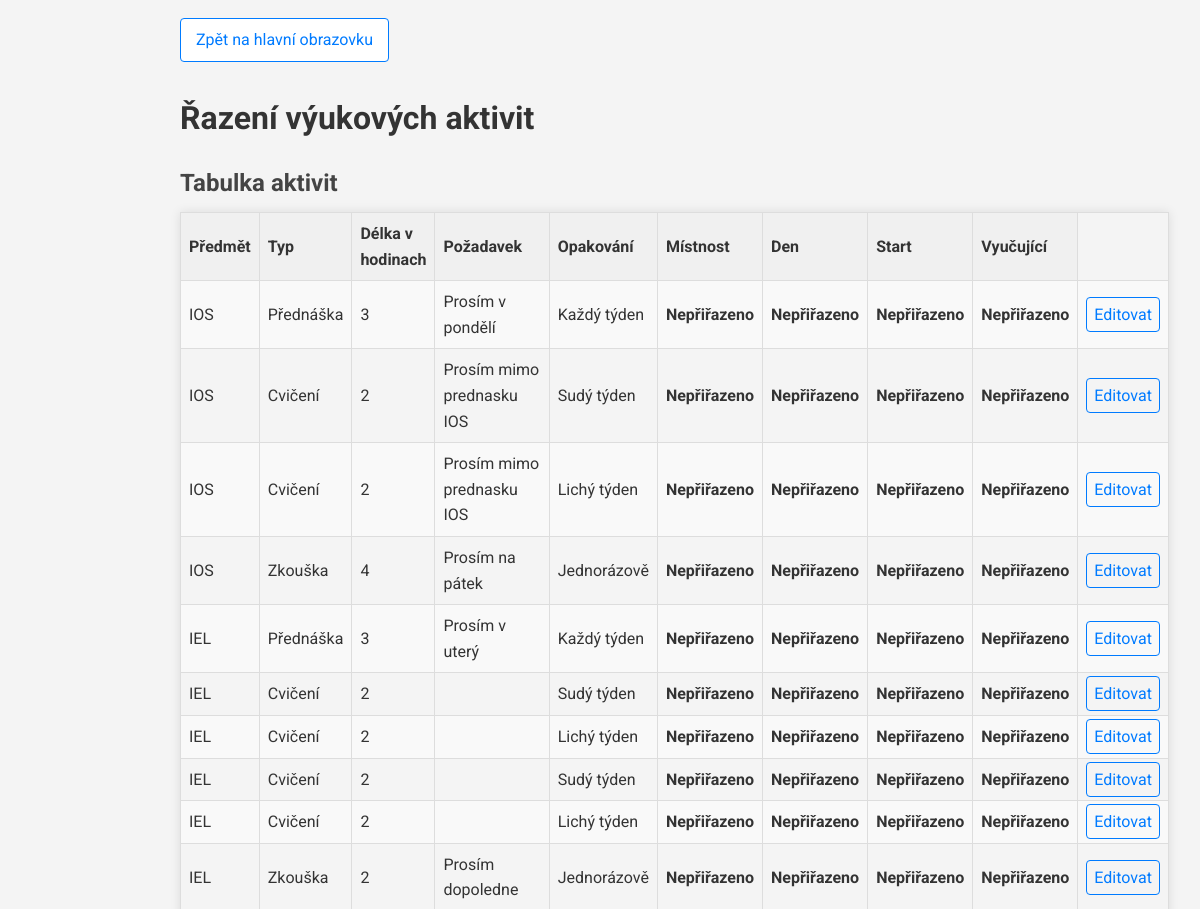
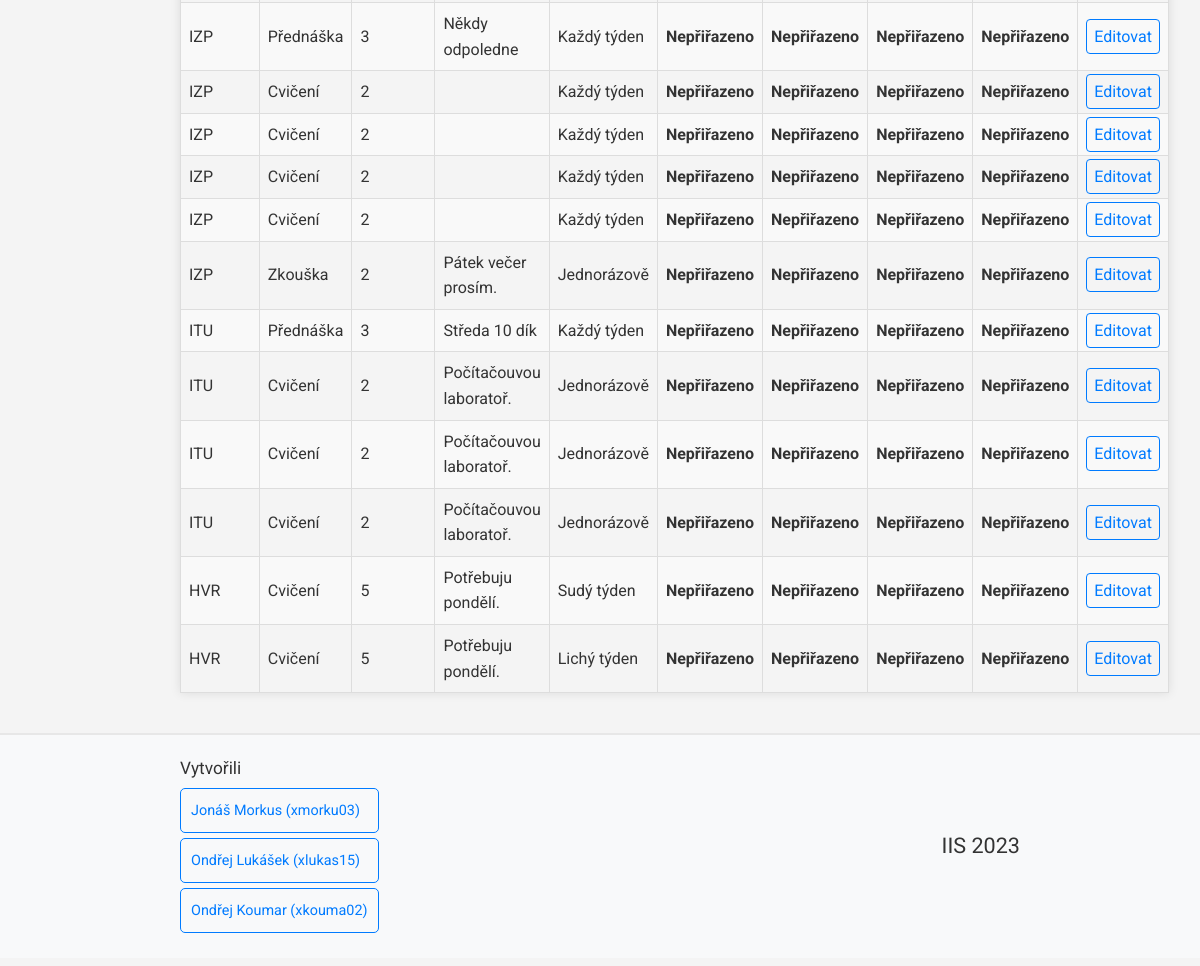
The page /views/scheduler_views/schedule_activities.php (signed in) on the database its author committed (2 pictures, top to bottom).
### tables this page shows
CREATE TABLE Vyuk_aktivita (
	ID_Aktiv INT(5) NOT NULL AUTO_INCREMENT,
	typ varchar(10) NOT NULL,
	delka int(2),
	popis varchar(100) NOT NULL,
    pozadavek varchar(200),
	opakovani varchar(20) NOT NULL,
	mistnost varchar(6),
    predmet varchar(3) NOT NULL,
    start int(2),
    den varchar(2),
    vyucujici INT(5),
	PRIMARY KEY (ID_Aktiv),
    FOREIGN KEY (predmet) REFERENCES Predmet(zkratka) ON DELETE CASCADE,
    FOREIGN KEY (mistnost) REFERENCES Mistnost(ID_mist) ON DELETE SET NULL,
    FOREIGN KEY (vyucujici) REFERENCES Osoba(ID_Osoba) ON DELETE SET NULL
);

### misc/db_conn_parameters.php (called while the page is built)
<?php
function getDbConnectionParams()
{
    $connString = "mysql:host=db;dbname=mydatabase";
    $userName = "myuser";
    $password = "mypassword";
    $options = array(
        PDO::MYSQL_ATTR_INIT_COMMAND => "SET NAMES 'utf8'"
    );
    return array(
        "connString" => $connString,
        "userName" => $userName,
        "password" => $password,
        "options" => $options
    );
}

### services/activity_service.php (called while the page is built, shortened)
<?php
require_once __DIR__ . "/../misc/db_conn_parameters.php";
class activityService {
    private PDO $pdo;
    function __construct()
    {
        try {
            $params = getDbConnectionParams();
            $this->pdo = new PDO($params["connString"], $params["userName"], $params["password"], $params["options"]);
        }
        catch (PDOException $e) {
            error_log("Error connecting to database: " . $e->getMessage());
        }
    }
    function getAllActivities() {
        try {
            $stmt = $this->pdo->prepare("SELECT * FROM Vyuk_aktivita");
            $stmt->execute();
            return $stmt->fetchAll();
        }
        catch (PDOException $e) {
            error_log("Could not load activities: " . $e->getMessage());
            return "Could not load activities:  " . $e->getMessage();
        }
    }
}

### services/user_service.php (called while the page is built, shortened)
<?php
require_once __DIR__ . "/../misc/db_conn_parameters.php";
class userService {
    function __construct()
    {
        try {
            $params = getDbConnectionParams();
        }
        catch (PDOException $e) {
            error_log("Error connecting to database: " . $e->getMessage());
        }
    }
}

### controllers/activity_controllers/schedule_controller.php (called while the page is built, shortened)
<?php
require_once "../../services/user_service.php";
require_once "../../services/activity_service.php";
function typeText($type) {
    return match ($type) {
        'cviceni' => 'Cvičení',
        'prednaska' => 'Přednáška',
        'zkouska' => 'Zkouška',
        default => $type,
    };
}
function repetitionText($rep) {
    return match ($rep) {
        'KT' => 'Každý týden',
        'ST' => 'Sudý týden',
        'LT' => 'Lichý týden',
        'JR' => 'Jednorázově',
        default => $rep,
    };
}

### controllers/activity_controllers/activities_list.php (the view)
<?php
require_once "../../services/activity_service.php";
require_once "../../services/user_service.php";
require_once "schedule_controller.php";
function listActivity() {
    $activityService = new activityService();
    $activities = $activityService->getAllActivities();
    $finalValue = "";
    foreach($activities as $activity) {
        $finalValue = $finalValue . '<tr>' . formatActivity($activity) . '</tr>';
    }
    return $finalValue;
}
function formatActivity($activity) {
    $userService = new userService();
    $finalValue = "";
    $requiredFields = array('predmet', 'typ', 'delka', 'pozadavek', 'opakovani', 'mistnost', 'den', 'start', 'vyucujici');
    foreach ($requiredFields as $item) {
        if ($item == 'typ') {
            $activity[$item] = typeText($activity[$item]);
        }
        if ($item == 'opakovani') {
            $activity[$item] = repetitionText($activity[$item]);
        }
        if (($item == 'mistnost' or $item == 'start' or $item == 'den' or $item == 'vyucujici') and ($activity[$item] == null)) {
            $finalValue = $finalValue . '<td><b>' . "Nepřiřazeno" . '</b></td>';
        }
        elseif ($item == 'vyucujici' and $activity[$item] != null) {
            $user = $userService->getUserInfo($activity[$item]);
            $finalValue = $finalValue . '<td>' . $user['jmeno'] . " " . $user['prijmeni'] . '</td>';
        }
        else {
            $finalValue = $finalValue . '<td>' . $activity[$item] . '</td>';
        }
    }
    return $finalValue . '<td><a href="../../views/scheduler_views/activity_scheduling.php?id=' . $activity['ID_Aktiv'] . '">Editovat</a></td>';
}

### public/style.css (style rules this page uses)
* { font-family: 'Roboto', sans-serif; }
body { background-color: #f4f4f4; color: #333; line-height: 1.6; margin: 8px 0; }
table, th, td { border: 1px solid #ddd; }
th, td { text-align: left; padding: 8px; }
tr:nth-child(even) { background-color: #f9f9f9; }
table a, button { text-decoration: none; color: #007bff; border: 1px solid #007bff; border-radius: 4px; padding: 7px; transition: background-color 0.3s, color 0.3s; }

### rows shown on the page
vyuk_aktivita: predmet "IOS 3 Prosím v pondělí"
vyuk_aktivita: predmet "IOS 2 Prosím mimo prednasku IOS"
vyuk_aktivita: predmet "IOS 2 Prosím mimo prednasku IOS"
vyuk_aktivita: predmet "IOS 4 Prosím na pátek"
vyuk_aktivita: predmet "IEL 3 Prosím v uterý"
vyuk_aktivita: predmet "IEL 2"
vyuk_aktivita: predmet "IEL 2"
vyuk_aktivita: predmet "IEL 2"
vyuk_aktivita: predmet "IEL 2"
vyuk_aktivita: predmet "IEL 2 Prosím dopoledne"
vyuk_aktivita: predmet "IZP 3 Někdy odpoledne"
vyuk_aktivita: predmet "IZP 2"
vyuk_aktivita: predmet "IZP 2"
vyuk_aktivita: predmet "IZP 2"
vyuk_aktivita: predmet "IZP 2"
vyuk_aktivita: predmet "IZP 2 Pátek večer prosím."
vyuk_aktivita: predmet "ITU 3 Středa 10 dík"
vyuk_aktivita: predmet "ITU 2 Počítačouvou laboratoř."
vyuk_aktivita: predmet "ITU 2 Počítačouvou laboratoř."
vyuk_aktivita: predmet "ITU 2 Počítačouvou laboratoř."
vyuk_aktivita: predmet "HVR 5 Potřebuju pondělí."
vyuk_aktivita: predmet "HVR 5 Potřebuju pondělí."
